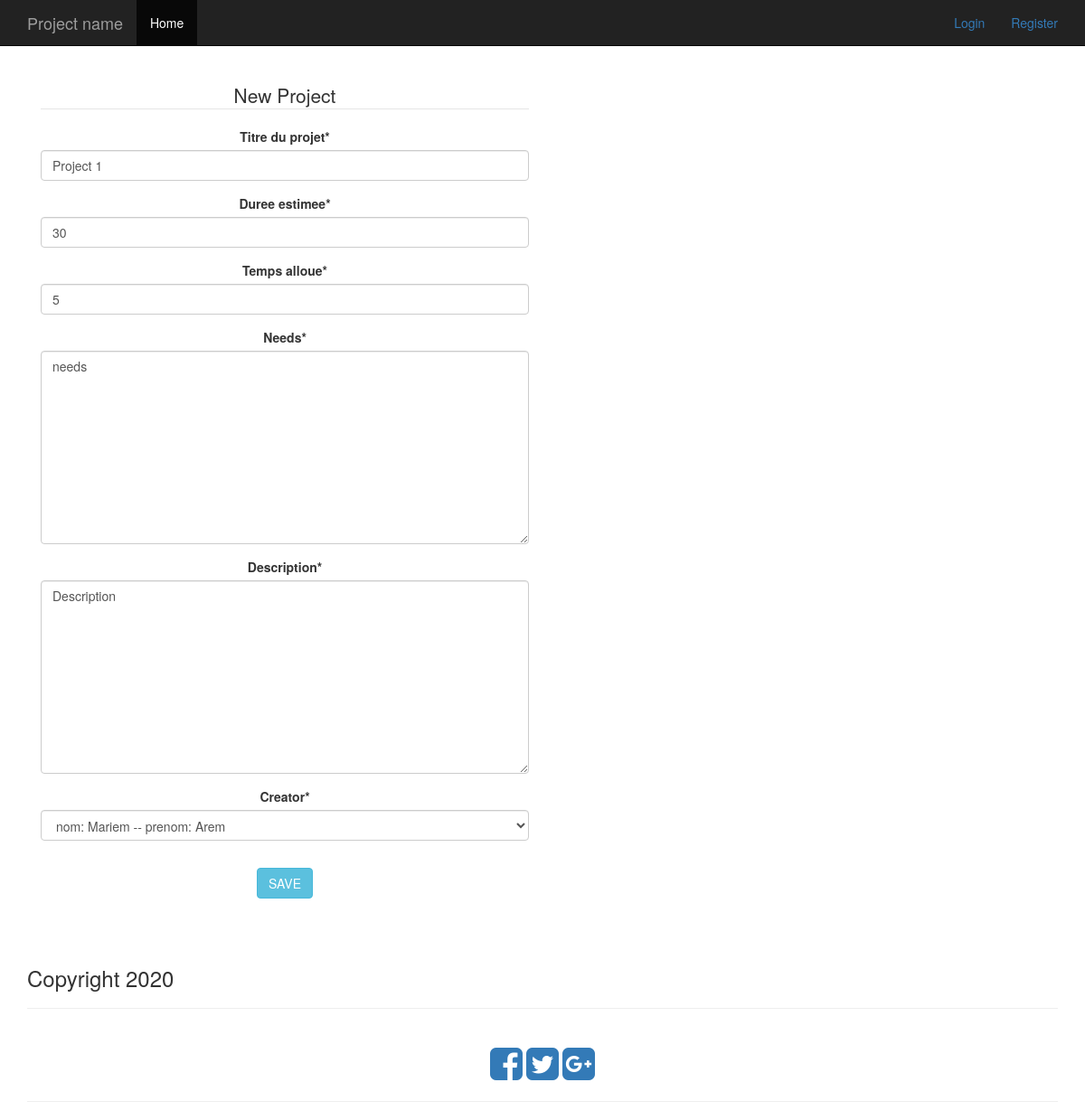
Screenshot of /hub/projectsDV/update/1/ with the database file from the repository.
### hub/models.py (models this page shows, shortened)
class Project(models.Model):
    projectName = models.CharField('Titre du projet', max_length=30)
    projectDuration = models.IntegerField('Duree estimee', default=0)
    timeAllocated = models.IntegerField('Temps alloue',
                                        validators=[MinValueValidator(1), MaxValueValidator(10)])
    needs = models.TextField(max_length=250)
    description = models.TextField(max_length=250)
    created_at = models.DateTimeField(auto_now_add=True)
    updated_at = models.DateTimeField(
        auto_now=True)  # modifier pour chaque update
    isValid = models.BooleanField(default=False)
    creator = models.OneToOneField(
        Student,
        on_delete=models.CASCADE,
        related_name='project_owner'
    )
    supervisor = models.ForeignKey(
        Coach,
        on_delete=models.SET_NULL,
        blank=True,
        null=True,
        related_name='project_coach'
    )
    members = models.ManyToManyField(
        Student,
        through='MembershipInProject',
        related_name='les_membres',
        blank=True,
    )

### hub/views.py (the view)
class project_UpdateView(UpdateView):
    model = Project
    fields = ['projectName',
              'projectDuration',
              'timeAllocated',
              'needs',
              'description', 'creator']

### hub/models.py (called while the page is built)
    def __str__(self):
        return ('nom: {} -- prenom: {}').format(self.lastName, self.firstName)

### hub/templates/hub/project_form.html (shortened to what this page needs)
{% extends "hub/base.html" %}
{% load crispy_forms_tags %}
{% block content %}
    <div class="row">
    <div class="col-md-6">
        <form action="" method="post">
            <fieldset class="form-group">
                <legend class="border-bottom mb-4">New Project</legend>
                {{ form|crispy }}
            </fieldset>
            <div class="form-group">
                <button class="btn btn-info" type="submit">SAVE</button>
            </div>
        </form>
        </div>
    </div>
{% endblock %}

### hub/templates/hub/base.html (style rules this page uses)
body { padding-top: 50px; }

### rows the page displays
Project: projectName "Project 1", projectDuration "30", timeAllocated "5", needs "needs", description "Description", creator "nom: Mariem -- prenom: Arem"
